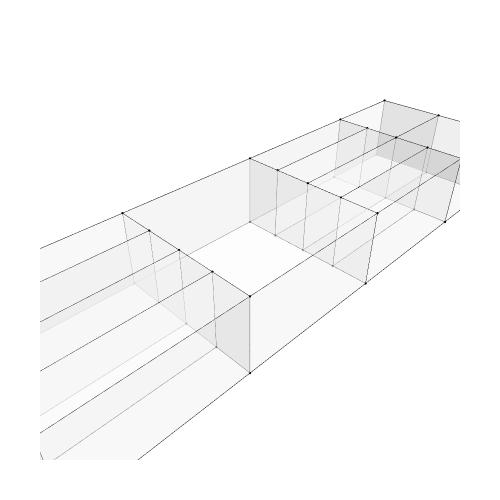

This figure's notebook cell:
### Code cell
# Show geometry only (with vertices, no graph)
Topology.Show(cc_rooms,
              backgroundColor="white",
              width=500,
              height=500,
              renderer=renderer)

### Figure 1 — Plotly figure (JSON) as saved in the notebook; plotly's stock layout.template omitted (floating-point values rounded to 4 significant figures; data arrays with more than 128 entries replaced by an {"elided": "..."} marker saying what was removed)
{"data": [{"customdata": ["", "", "", "", "", "", "", "", "", "", "", "", "", "", "", "", "", "", "", "", "", "", "", "", "", "", "", "", "", "", "", "", "", "", "", "", "", "", "", "", "", "", "", "", "", "", "", "", "", "", "", ""], "hoverinfo": "text", "hovertemplate": ["Click ", "Click ", "Click ", "Click ", "Click ", "Click ", "Click ", "Click ", "Click ", "Click ", "Click ", "Click ", "Click ", "Click ", "Click ", "Click ", "Click ", "Click ", "Click ", "Click ", "Click ", "Click ", "Click ", "Click ", "Click ", "Click ", "Click ", "Click ", "Click ", "Click ", "Click ", "Click ", "Click ", "Click ", "Click ", "Click ", "Click ", "Click ", "Click ", "Click ", "Click ", "Click ", "Click ", "Click ", "Click ", "Click ", "Click ", "Click ", "Click ", "Click ", "Click ", "Click "], "hovertext": ["", "", "", "", "", "", "", "", "", "", "", "", "", "", "", "", "", "", "", "", "", "", "", "", "", "", "", "", "", "", "", "", "", "", "", "", "", "", "", "", "", "", "", "", "", "", "", "", "", "", "", ""], "legendgroup": "1", "legendrank": 1, "marker": {"color": ["#000000", "#000000", "#000000", "#000000", "#000000", "#000000", "#000000", "#000000", "#000000", "#000000", "#000000", "#000000", "#000000", "#000000", "#000000", "#000000", "#000000", "#000000", "#000000", "#000000", "#000000", "#000000", "#000000", "#000000", "#000000", "#000000", "#000000", "#000000", "#000000", "#000000", "#000000", "#000000", "#000000", "#000000", "#000000", "#000000", "#000000", "#000000", "#000000", "#000000", "#000000", "#000000", "#000000", "#000000", "#000000", "#000000", "#000000", "#000000", "#000000", "#000000", "#000000", "#000000"], "line": {"width": 0}, "opacity": 1, "size": [2.8, 2.8, 2.8, 2.8, 2.8, 2.8, 2.8, 2.8, 2.8, 2.8, 2.8, 2.8, 2.8, 2.8, 2.8, 2.8, 2.8, 2.8, 2.8, 2.8, 2.8, 2.8, 2.8, 2.8, 2.8, 2.8, 2.8, 2.8, 2.8, 2.8, 2.8, 2.8, 2.8, 2.8, 2.8, 2.8, 2.8, 2.8, 2.8, 2.8, 2.8, 2.8, 2.8, 2.8, 2.8, 2.8, 2.8, 2.8, 2.8, 2.8, 2.8, 2.8], "sizemode": "diameter", "symbol": "circle"}, "mode": "markers", "name": "1: Untitled (Vertices)", "showlegend": false, "text": ["", "", "", "", "", "", "", "", "", "", "", "", "", "", "", "", "", "", "", "", "", "", "", "", "", "", "", "", "", "", "", "", "", "", "", "", "", "", "", "", "", "", "", "", "", "", "", "", "", "", "", ""], "type": "scatter3d", "x": [-4, 4, 4, -4, -4, -4, -4, -4, 4, 4, 4, 4, 4, 4, 4, 4, -4, -4, -4, -4, 12, 12, 12, 12, -12, -12, -12, -12, -12, -12, -12, -12, -12, -12, 12, 12, 12, 12, 12, 12, 17, 17, 17, 17, -17, -17, -17, -17, -17, -17, 17, 17], "y": [0, 0, 0, 0, 2, 4, 6, 8, 8, 6, 4, 2, 2, 4, 6, 8, 8, 6, 4, 2, 0, 0, 2, 2, 2, 2, 0, 0, 4, 4, 6, 6, 8, 8, 6, 6, 8, 8, 4, 4, 0, 0, 4, 4, 0, 0, 4, 4, 8, 8, 8, 8], "z": [0, 0, 4, 4, 0, 0, 0, 0, 0, 0, 0, 0, 4, 4, 4, 4, 4, 4, 4, 4, 0, 4, 4, 0, 4, 0, 4, 0, 4, 0, 4, 0, 4, 0, 0, 4, 4, 0, 0, 4, 0, 4, 0, 4, 4, 0, 4, 0, 0, 4, 0, 4]}, {"hoverinfo": "text", "legendgroup": "2", "legendrank": 2, "line": {"color": "black", "dash": "solid", "width": 1}, "marker": {"size": 0}, "mode": "lines", "name": "1: Untitled (Edges)", "showlegend": false, "text": "", "type": "scatter3d", "x": {"elided": "306 int values"}, "y": {"elided": "306 int values"}, "z": {"elided": "306 int values"}}, {"cmax": 1, "cmin": 0, "color": "#FAFAFA", "colorscale": [[0, "#440154"], [0.1111, "#482878"], [0.2222, "#3e4989"], [0.3333, "#31688e"], [0.4444, "#26828e"], [0.5556, "#1f9e89"], [0.6667, "#35b779"], [0.7778, "#6ece58"], [0.8889, "#b5de2b"], [1, "#fde725"]], "flatshading": true, "hoverinfo": "text", "hovertext": "", "i": {"elided": "148 int values"}, "j": {"elided": "148 int values"}, "k": {"elided": "148 int values"}, "legendgroup": "3", "legendrank": 3, "lighting": {"facenormalsepsilon": 0}, "name": "1: Untitled (Faces)", "opacity": 0.5, "showlegend": false, "showscale": false, "text": "", "type": "mesh3d", "x": [4, 4, -4, -4, -4, 4, -4, 4, -4, 4, -4, 4, 4, -4, 4, -4, 4, -4, 4, -4, 12, 12, 12, 12, -12, -12, -12, -12, -12, -12, -12, -12, -12, -12, 12, 12, 12, 12, 12, 12, 17, 17, 17, 17, -17, -17, -17, -17, -17, -17, 17, 17], "y": [0, 0, 0, 0, 2, 2, 4, 4, 6, 6, 8, 8, 2, 2, 4, 4, 6, 6, 8, 8, 0, 0, 2, 2, 2, 2, 0, 0, 4, 4, 6, 6, 8, 8, 6, 6, 8, 8, 4, 4, 0, 0, 4, 4, 0, 0, 4, 4, 8, 8, 8, 8], "z": [0, 4, 4, 0, 0, 0, 0, 0, 0, 0, 0, 0, 4, 4, 4, 4, 4, 4, 4, 4, 0, 4, 4, 0, 0, 4, 4, 0, 0, 4, 0, 4, 0, 4, 0, 4, 4, 0, 0, 4, 0, 4, 0, 4, 4, 0, 4, 0, 0, 4, 4, 0]}], "layout": {"autosize": true, "height": 500, "margin": {"b": 40, "l": 40, "r": 40, "t": 40}, "paper_bgcolor": "#FFFFFF", "plot_bgcolor": "#FFFFFF", "scene": {"aspectmode": "data", "camera": {"center": {"x": 0, "y": 0, "z": 0}, "eye": {"x": -1.25, "y": -1.25, "z": 1.25}, "projection": {"type": "perspective"}, "up": {"x": 0, "y": 0, "z": 1}}, "xaxis": {"visible": false}, "yaxis": {"visible": false}, "zaxis": {"visible": false}}, "showlegend": true, "width": 500, "xaxis": {"showgrid": false, "visible": false, "zeroline": false}, "yaxis": {"showgrid": false, "visible": false, "zeroline": false}}}
